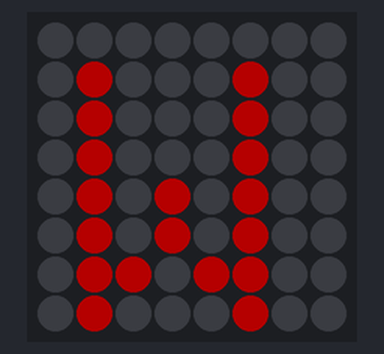
Recording of a program running on a simulated Raspberry Pi (BCM pin numbers) with a Sense HAT. On the bench: the Sense HAT's 8×8 RGB LED matrix. Dim RGB values are drawn brighter than linear; random numbers come from a fixed seed.

Above: at 0.1 s.
At 5.5 s:
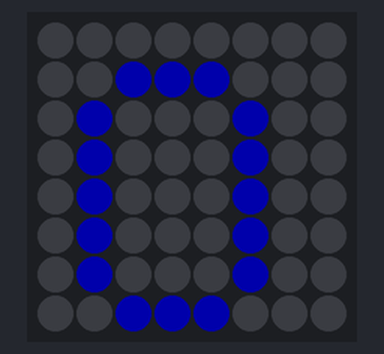
At 7.9 s:
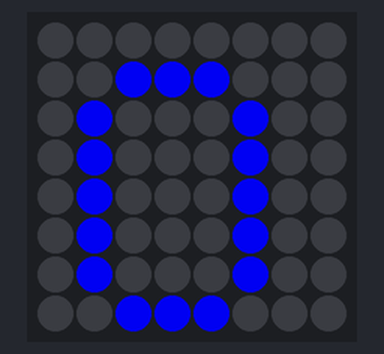
At 10.9 s:
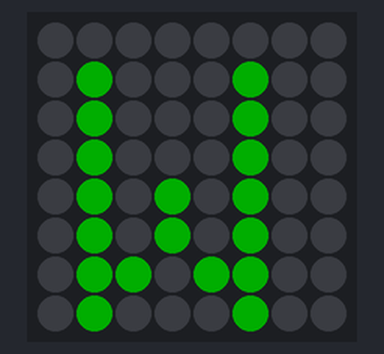
At 18.1 s:
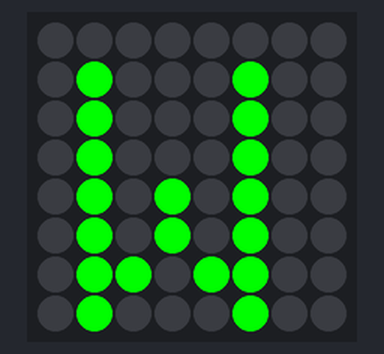
At 37.9 s:
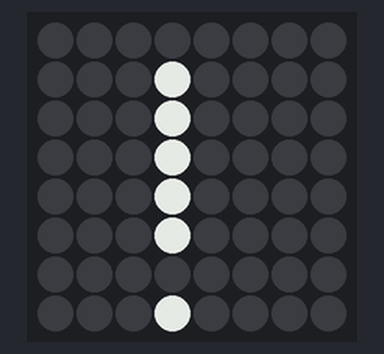

Measured:
- what the display in image 1 shows lasts 0.6 s, from 5.4 s to 6.0 s

The program:

letters_loop.py
```python
from sense_hat import SenseHat
from time import sleep
from random import randint

sense = SenseHat()
sleep_time = 0.6
while True:

    r = randint(0,255)
    sense.show_letter("W", (r,0,0))
    sleep(sleep_time)

    r = randint(0,255)
    sense.show_letter("O", (0,0,r))
    sleep(sleep_time)

    r = randint(0,255)
    sense.show_letter("W", (0,r,0))
    sleep(sleep_time)

    r = randint(0,255)
    sense.show_letter("!",(r,r,r))
    sleep(sleep_time)
    sense.clear()
```
